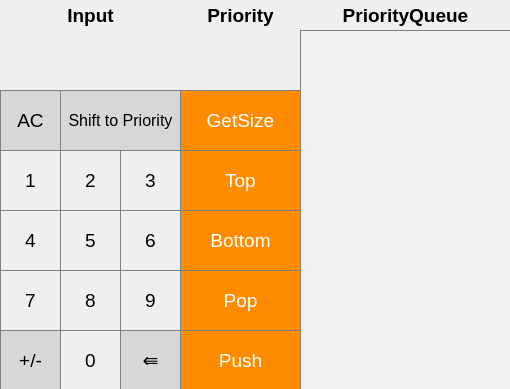
<?xml version="1.0" encoding="UTF-8"?>
<ui version="4.0">
 <class>PriorityQueueWindow</class>
 <widget class="QDialog" name="PriorityQueueWindow">
  <property name="geometry">
   <rect>
    <x>0</x>
    <y>0</y>
    <width>510</width>
    <height>389</height>
   </rect>
  </property>
  <property name="minimumSize">
   <size>
    <width>510</width>
    <height>389</height>
   </size>
  </property>
  <property name="maximumSize">
   <size>
    <width>510</width>
    <height>389</height>
   </size>
  </property>
  <property name="windowTitle">
   <string>lab2</string>
  </property>
  <widget class="QWidget" name="centralwidget" native="true">
   <property name="geometry">
    <rect>
     <x>0</x>
     <y>0</y>
     <width>511</width>
     <height>391</height>
    </rect>
   </property>
   <widget class="QPushButton" name="Button_1">
    <property name="geometry">
     <rect>
      <x>0</x>
      <y>150</y>
      <width>61</width>
      <height>61</height>
     </rect>
    </property>
    <property name="font">
     <font>
      <pointsize>14</pointsize>
     </font>
    </property>
    <property name="styleSheet">
     <string notr="true">QPushButton {
   border: 1px solid gray;
}
QPushButton:pressed {
    background-color: qlineargradient(x1: 0, y1: 0, x2: 0, y2: 1,
                                      stop: 0 #dadbde, stop: 1 #f6f7fa);
}</string>
    </property>
    <property name="text">
     <string>1</string>
    </property>
   </widget>
   <widget class="QPushButton" name="Button_2">
    <property name="geometry">
     <rect>
      <x>60</x>
      <y>150</y>
      <width>61</width>
      <height>61</height>
     </rect>
    </property>
    <property name="font">
     <font>
      <pointsize>14</pointsize>
     </font>
    </property>
    <property name="styleSheet">
     <string notr="true">QPushButton {
   border: 1px solid gray;
}
QPushButton:pressed {
    background-color: qlineargradient(x1: 0, y1: 0, x2: 0, y2: 1,
                                      stop: 0 #dadbde, stop: 1 #f6f7fa);
}</string>
    </property>
    <property name="text">
     <string>2</string>
    </property>
   </widget>
   <widget class="QPushButton" name="Button_6">
    <property name="geometry">
     <rect>
      <x>120</x>
      <y>210</y>
      <width>61</width>
      <height>61</height>
     </rect>
    </property>
    <property name="font">
     <font>
      <pointsize>14</pointsize>
     </font>
    </property>
    <property name="styleSheet">
     <string notr="true">QPushButton {
   border: 1px solid gray;
}
QPushButton:pressed {
    background-color: qlineargradient(x1: 0, y1: 0, x2: 0, y2: 1,
                                      stop: 0 #dadbde, stop: 1 #f6f7fa);
}</string>
    </property>
    <property name="text">
     <string>6</string>
    </property>
   </widget>
   <widget class="QPushButton" name="Button_4">
    <property name="geometry">
     <rect>
      <x>0</x>
      <y>210</y>
      <width>61</width>
      <height>61</height>
     </rect>
    </property>
    <property name="font">
     <font>
      <pointsize>14</pointsize>
     </font>
    </property>
    <property name="styleSheet">
     <string notr="true">QPushButton {
   border: 1px solid gray;
}
QPushButton:pressed {
    background-color: qlineargradient(x1: 0, y1: 0, x2: 0, y2: 1,
                                      stop: 0 #dadbde, stop: 1 #f6f7fa);
}</string>
    </property>
    <property name="text">
     <string>4</string>
    </property>
   </widget>
   <widget class="QPushButton" name="Button_5">
    <property name="geometry">
     <rect>
      <x>60</x>
      <y>210</y>
      <width>61</width>
      <height>61</height>
     </rect>
    </property>
    <property name="font">
     <font>
      <pointsize>14</pointsize>
     </font>
    </property>
    <property name="styleSheet">
     <string notr="true">QPushButton {
   border: 1px solid gray;
}
QPushButton:pressed {
    background-color: qlineargradient(x1: 0, y1: 0, x2: 0, y2: 1,
                                      stop: 0 #dadbde, stop: 1 #f6f7fa);
}</string>
    </property>
    <property name="text">
     <string>5</string>
    </property>
   </widget>
   <widget class="QPushButton" name="Button_7">
    <property name="geometry">
     <rect>
      <x>0</x>
      <y>270</y>
      <width>61</width>
      <height>61</height>
     </rect>
    </property>
    <property name="font">
     <font>
      <pointsize>14</pointsize>
     </font>
    </property>
    <property name="styleSheet">
     <string notr="true">QPushButton {
   border: 1px solid gray;
}
QPushButton:pressed {
    background-color: qlineargradient(x1: 0, y1: 0, x2: 0, y2: 1,
                                      stop: 0 #dadbde, stop: 1 #f6f7fa);
}</string>
    </property>
    <property name="text">
     <string>7</string>
    </property>
   </widget>
   <widget class="QPushButton" name="Button_3">
    <property name="geometry">
     <rect>
      <x>120</x>
      <y>150</y>
      <width>61</width>
      <height>61</height>
     </rect>
    </property>
    <property name="font">
     <font>
      <pointsize>14</pointsize>
     </font>
    </property>
    <property name="styleSheet">
     <string notr="true">QPushButton {
   border: 1px solid gray;
}
QPushButton:pressed {
    background-color: qlineargradient(x1: 0, y1: 0, x2: 0, y2: 1,
                                      stop: 0 #dadbde, stop: 1 #f6f7fa);
}</string>
    </property>
    <property name="text">
     <string>3</string>
    </property>
   </widget>
   <widget class="QPushButton" name="Button_9">
    <property name="geometry">
     <rect>
      <x>120</x>
      <y>270</y>
      <width>61</width>
      <height>61</height>
     </rect>
    </property>
    <property name="font">
     <font>
      <pointsize>14</pointsize>
     </font>
    </property>
    <property name="styleSheet">
     <string notr="true">QPushButton {
   border: 1px solid gray;
}
QPushButton:pressed {
    background-color: qlineargradient(x1: 0, y1: 0, x2: 0, y2: 1,
                                      stop: 0 #dadbde, stop: 1 #f6f7fa);
}</string>
    </property>
    <property name="text">
     <string>9</string>
    </property>
   </widget>
   <widget class="QPushButton" name="Button_0">
    <property name="geometry">
     <rect>
      <x>60</x>
      <y>330</y>
      <width>61</width>
      <height>61</height>
     </rect>
    </property>
    <property name="font">
     <font>
      <pointsize>14</pointsize>
     </font>
    </property>
    <property name="styleSheet">
     <string notr="true">QPushButton {
   border: 1px solid gray;
}
QPushButton:pressed {
    background-color: qlineargradient(x1: 0, y1: 0, x2: 0, y2: 1,
                                      stop: 0 #dadbde, stop: 1 #f6f7fa);
}</string>
    </property>
    <property name="text">
     <string>0</string>
    </property>
   </widget>
   <widget class="QPushButton" name="Button_8">
    <property name="geometry">
     <rect>
      <x>60</x>
      <y>270</y>
      <width>61</width>
      <height>61</height>
     </rect>
    </property>
    <property name="font">
     <font>
      <pointsize>14</pointsize>
     </font>
    </property>
    <property name="styleSheet">
     <string notr="true">QPushButton {
   border: 1px solid gray;
}
QPushButton:pressed {
    background-color: qlineargradient(x1: 0, y1: 0, x2: 0, y2: 1,
                                      stop: 0 #dadbde, stop: 1 #f6f7fa);
}</string>
    </property>
    <property name="text">
     <string>8</string>
    </property>
   </widget>
   <widget class="QPushButton" name="Button_BackSpace">
    <property name="geometry">
     <rect>
      <x>120</x>
      <y>330</y>
      <width>61</width>
      <height>61</height>
     </rect>
    </property>
    <property name="font">
     <font>
      <pointsize>14</pointsize>
     </font>
    </property>
    <property name="styleSheet">
     <string notr="true">QPushButton {
  background-color: rgb(215, 215, 215);
  border: 1px solid gray;
}
QPushButton:pressed {
    background-color: qlineargradient(x1: 0, y1: 0, x2: 0, y2: 1,
                                      stop: 0 #BEBEBE, stop: 1 #D7D7D7);
}</string>
    </property>
    <property name="text">
     <string>⇚</string>
    </property>
   </widget>
   <widget class="QPushButton" name="Button_Top">
    <property name="geometry">
     <rect>
      <x>180</x>
      <y>150</y>
      <width>121</width>
      <height>61</height>
     </rect>
    </property>
    <property name="font">
     <font>
      <pointsize>14</pointsize>
     </font>
    </property>
    <property name="styleSheet">
     <string notr="true">QPushButton {
  background-color: rgb(255, 140, 0);
  color: white; 
  border: 1px solid gray;
}

QPushButton:pressed {
    background-color: qlineargradient(x1: 0, y1: 0, x2: 0, y2: 1,
                                      stop: 0 #FF7832, stop: 1 #FF9739);
}</string>
    </property>
    <property name="text">
     <string>Top</string>
    </property>
   </widget>
   <widget class="QPushButton" name="Button_Bottom">
    <property name="geometry">
     <rect>
      <x>180</x>
      <y>210</y>
      <width>121</width>
      <height>61</height>
     </rect>
    </property>
    <property name="font">
     <font>
      <pointsize>14</pointsize>
     </font>
    </property>
    <property name="styleSheet">
     <string notr="true">QPushButton {
  background-color: rgb(255, 140, 0);
  color: white; 
  border: 1px solid gray;
}

QPushButton:pressed {
    background-color: qlineargradient(x1: 0, y1: 0, x2: 0, y2: 1,
                                      stop: 0 #FF7832, stop: 1 #FF9739);
}</string>
    </property>
    <property name="text">
     <string>Bottom</string>
    </property>
   </widget>
   <widget class="QPushButton" name="Button_Push">
    <property name="geometry">
     <rect>
      <x>180</x>
      <y>330</y>
      <width>121</width>
      <height>61</height>
     </rect>
    </property>
    <property name="font">
     <font>
      <pointsize>14</pointsize>
     </font>
    </property>
    <property name="styleSheet">
     <string notr="true">QPushButton {
  background-color: rgb(255, 140, 0);
  color: white; 
  border: 1px solid gray;
}

QPushButton:pressed {
    background-color: qlineargradient(x1: 0, y1: 0, x2: 0, y2: 1,
                                      stop: 0 #FF7832, stop: 1 #FF9739);
}</string>
    </property>
    <property name="text">
     <string>Push</string>
    </property>
   </widget>
   <widget class="QPushButton" name="Button_Pop">
    <property name="geometry">
     <rect>
      <x>180</x>
      <y>270</y>
      <width>121</width>
      <height>61</height>
     </rect>
    </property>
    <property name="font">
     <font>
      <pointsize>14</pointsize>
     </font>
    </property>
    <property name="styleSheet">
     <string notr="true">QPushButton {
  background-color: rgb(255, 140, 0);
  color: white; 
  border: 1px solid gray;
}

QPushButton:pressed {
    background-color: qlineargradient(x1: 0, y1: 0, x2: 0, y2: 1,
                                      stop: 0 #FF7832, stop: 1 #FF9739);
}</string>
    </property>
    <property name="text">
     <string>Pop</string>
    </property>
   </widget>
   <widget class="QPushButton" name="Button_Clear">
    <property name="geometry">
     <rect>
      <x>0</x>
      <y>90</y>
      <width>61</width>
      <height>61</height>
     </rect>
    </property>
    <property name="font">
     <font>
      <pointsize>14</pointsize>
     </font>
    </property>
    <property name="styleSheet">
     <string notr="true">QPushButton {
  background-color: rgb(215, 215, 215);
  border: 1px solid gray;
}
QPushButton:pressed {
    background-color: qlineargradient(x1: 0, y1: 0, x2: 0, y2: 1,
                                      stop: 0 #BEBEBE, stop: 1 #D7D7D7);
}</string>
    </property>
    <property name="text">
     <string>AC</string>
    </property>
   </widget>
   <widget class="QPushButton" name="Button_GetSize">
    <property name="geometry">
     <rect>
      <x>180</x>
      <y>90</y>
      <width>121</width>
      <height>61</height>
     </rect>
    </property>
    <property name="font">
     <font>
      <pointsize>14</pointsize>
     </font>
    </property>
    <property name="styleSheet">
     <string notr="true">QPushButton {
  background-color: rgb(255, 140, 0);
  color: white; 
  border: 1px solid gray;
}

QPushButton:pressed {
    background-color: qlineargradient(x1: 0, y1: 0, x2: 0, y2: 1,
                                      stop: 0 #FF7832, stop: 1 #FF9739);
}</string>
    </property>
    <property name="text">
     <string>GetSize</string>
    </property>
   </widget>
   <widget class="QPushButton" name="Button_ToPriority">
    <property name="geometry">
     <rect>
      <x>60</x>
      <y>90</y>
      <width>121</width>
      <height>61</height>
     </rect>
    </property>
    <property name="font">
     <font>
      <pointsize>12</pointsize>
     </font>
    </property>
    <property name="styleSheet">
     <string notr="true">QPushButton {
  background-color: rgb(215, 215, 215);
  border: 1px solid gray;
}
QPushButton:pressed {
    background-color: qlineargradient(x1: 0, y1: 0, x2: 0, y2: 1,
                                      stop: 0 #BEBEBE, stop: 1 #D7D7D7);
}</string>
    </property>
    <property name="text">
     <string>Shift to Priority</string>
    </property>
   </widget>
   <widget class="QLabel" name="label_Input">
    <property name="geometry">
     <rect>
      <x>0</x>
      <y>0</y>
      <width>181</width>
      <height>31</height>
     </rect>
    </property>
    <property name="font">
     <font>
      <pointsize>14</pointsize>
      <bold>true</bold>
     </font>
    </property>
    <property name="styleSheet">
     <string notr="true">QLabel {
  border: 1px solid gray;
}

background-color : white;</string>
    </property>
    <property name="text">
     <string>Input</string>
    </property>
    <property name="textFormat">
     <enum>Qt::AutoText</enum>
    </property>
    <property name="alignment">
     <set>Qt::AlignCenter</set>
    </property>
   </widget>
   <widget class="QLabel" name="label_Priority">
    <property name="geometry">
     <rect>
      <x>180</x>
      <y>0</y>
      <width>121</width>
      <height>31</height>
     </rect>
    </property>
    <property name="font">
     <font>
      <pointsize>14</pointsize>
      <bold>true</bold>
     </font>
    </property>
    <property name="styleSheet">
     <string notr="true">QLabel {
  border: 1px solid gray;
}

background-color : white;</string>
    </property>
    <property name="text">
     <string>Priority</string>
    </property>
    <property name="alignment">
     <set>Qt::AlignCenter</set>
    </property>
   </widget>
   <widget class="QLabel" name="Main_label">
    <property name="geometry">
     <rect>
      <x>0</x>
      <y>30</y>
      <width>181</width>
      <height>61</height>
     </rect>
    </property>
    <property name="font">
     <font>
      <pointsize>16</pointsize>
     </font>
    </property>
    <property name="styleSheet">
     <string notr="true">QLabel {
  border: 1px solid gray;
}

background-color : white;</string>
    </property>
    <property name="text">
     <string/>
    </property>
    <property name="alignment">
     <set>Qt::AlignCenter</set>
    </property>
   </widget>
   <widget class="QLabel" name="Priority_label">
    <property name="geometry">
     <rect>
      <x>180</x>
      <y>30</y>
      <width>121</width>
      <height>61</height>
     </rect>
    </property>
    <property name="font">
     <font>
      <pointsize>16</pointsize>
     </font>
    </property>
    <property name="styleSheet">
     <string notr="true">QLabel {
  border: 1px solid gray;
}

background-color : white;</string>
    </property>
    <property name="text">
     <string/>
    </property>
    <property name="alignment">
     <set>Qt::AlignCenter</set>
    </property>
   </widget>
   <widget class="QPushButton" name="Button_PlusMinus">
    <property name="geometry">
     <rect>
      <x>0</x>
      <y>330</y>
      <width>61</width>
      <height>61</height>
     </rect>
    </property>
    <property name="font">
     <font>
      <pointsize>14</pointsize>
     </font>
    </property>
    <property name="styleSheet">
     <string notr="true">QPushButton {
  background-color: rgb(215, 215, 215);
  border: 1px solid gray;
}
QPushButton:pressed {
    background-color: qlineargradient(x1: 0, y1: 0, x2: 0, y2: 1,
                                      stop: 0 #BEBEBE, stop: 1 #D7D7D7);
}</string>
    </property>
    <property name="text">
     <string>+/-</string>
    </property>
   </widget>
   <widget class="QTextEdit" name="ShowPriorityQueue">
    <property name="geometry">
     <rect>
      <x>300</x>
      <y>30</y>
      <width>211</width>
      <height>361</height>
     </rect>
    </property>
    <property name="font">
     <font>
      <pointsize>16</pointsize>
     </font>
    </property>
    <property name="styleSheet">
     <string notr="true">QTextEdit {
  border: 1px solid gray;
  background-color: rgb(240,240,240);
}</string>
    </property>
   </widget>
   <widget class="QLabel" name="label_PriorityQueue">
    <property name="geometry">
     <rect>
      <x>300</x>
      <y>0</y>
      <width>211</width>
      <height>31</height>
     </rect>
    </property>
    <property name="font">
     <font>
      <pointsize>14</pointsize>
      <bold>true</bold>
     </font>
    </property>
    <property name="styleSheet">
     <string notr="true">QLabel {
  border: 1px solid gray;
}

background-color : white;</string>
    </property>
    <property name="text">
     <string>PriorityQueue</string>
    </property>
    <property name="alignment">
     <set>Qt::AlignCenter</set>
    </property>
   </widget>
  </widget>
 </widget>
 <resources/>
 <connections/>
</ui>
